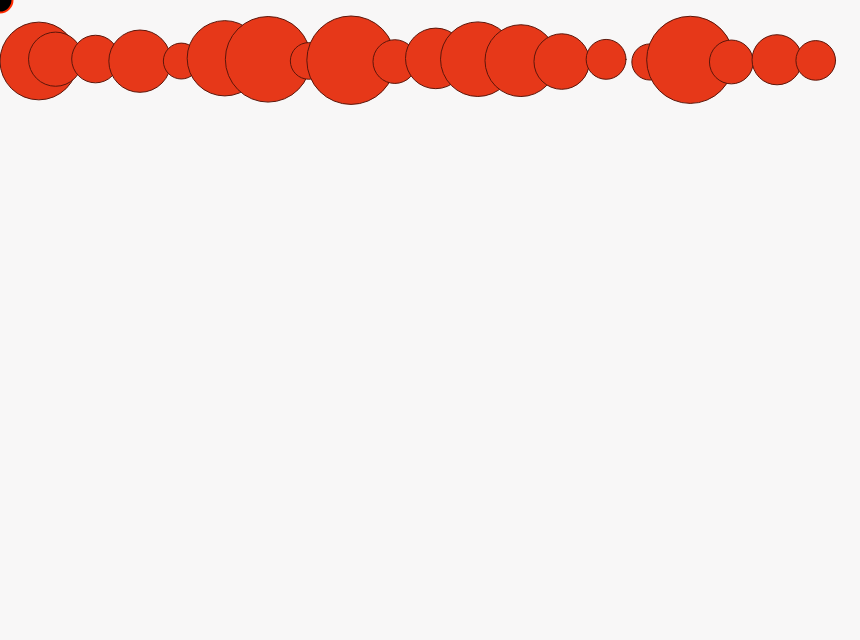
Frame 1 (no input)
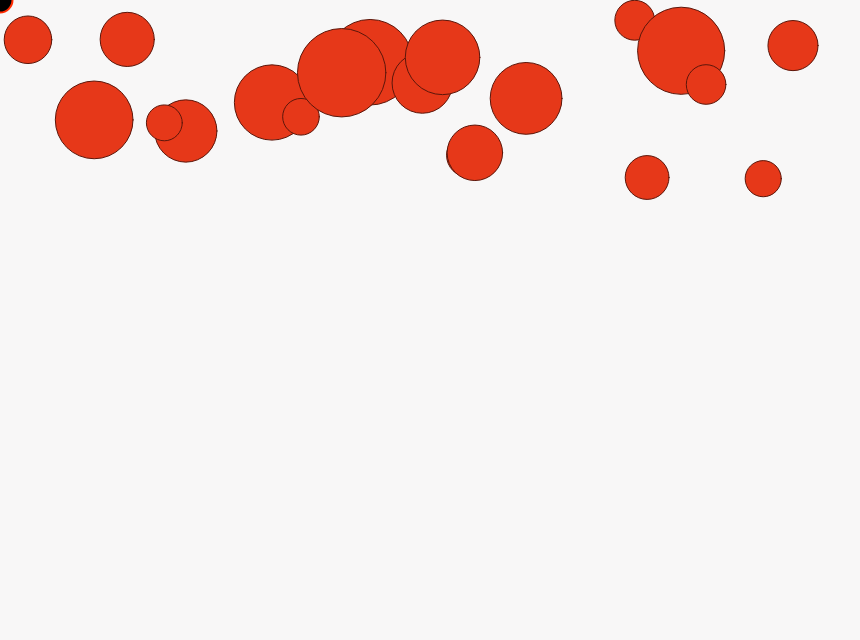
Frame 60 (no input)
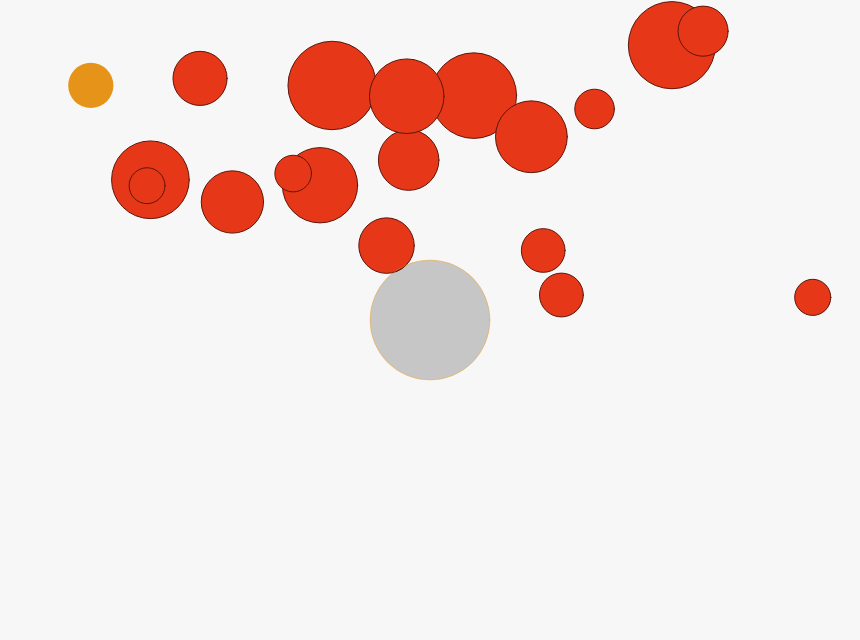
Frame 120 (the mouse pressed at the canvas centre since frame 60)

The p5.js sketch that drew these frames (run headless with seeded random() and noise() and a simulated clock; from frame 60 on, the mouse is pressed at the canvas centre):

// p5.js sketch
// ── sketch.js
let movers = [];
let crsr;
const crsrActionRad = 120;

function setup() {
  createCanvas(860, 640);
  colorMode(HSL);
  crsr = new Cursor(crsrActionRad);

  const many = 20;
  const maxRad = 6;
  const d = (width - 2 * maxRad) / many;
  for (let i = 0; i < many; i++) {
    const m = new Mover(d * i + maxRad * 2, 60, random(2, maxRad));
    m.velocity = createVector(random(-2, 2), random(-2, 2));
    m.setBounce(true);
    movers[i] = m;
  }
}

function mousePressed() {
  movers.forEach((m) => {
    if (isCovered(m)) {
      m.setCaught(true);
    }
  });
}

function mouseReleased() {
  movers.forEach((m) => m.setCaught(false));
}

const isCovered = (mover) =>
  p5.Vector.sub(mover.position, crsr.position).mag() + mover.r < crsrActionRad;

function draw() {
  background(52, 2, 97);

  crsr.update();

  movers.forEach((m) => {
    if (m.caught && isCovered(m)) {
      if (crsr.velocity.mag() > 0) {
        m.velocity = crsr.velocity.copy().mult(1);
      } else {
        const v = m.velocity.copy().normalize().mult(-1);
        const friction = v.mult(1.9);
        m.applyForce(friction);
      }
    }

    m.update();
    m.display();
  });

  crsr.display();
}

// ── cursor.js
class Cursor {
  constructor(actionRad = 150) {
    this.update();
    this.actionRad = actionRad;
  }

  update() {
    this.oldPos = this.pos || createVector(mouseX, mouseY);
    this.pos = createVector(mouseX, mouseY);
    this.velocity = this.pos.copy().sub(this.oldPos);
  }

  get position() {
    return this.pos.copy();
  }

  display() {
    if (mouseIsPressed) {
      strokeWeight(1);
      stroke("hsla(37, 100%, 50%, 0.4)");
      fill(color("hsla(0, 0%, 0%, 0.2)"));
      ellipse(mouseX, mouseY, this.actionRad, this.actionRad);
    } else {
      strokeWeight(2);
      stroke(10, 100, 50);
      fill(0);
      ellipse(mouseX, mouseY, 25, 25);
    }
  }
}

// ── mover.js
class Mover {
  constructor(x, y, mass, hue = 36) {
    this.mass = mass;
    this.r = mass * 8;
    this.hue = hue;
    this.strokeHue = floor(hue / 4);
    this.position = createVector(x, y);
    this.velocity = createVector(0, 0);
    this.acceleration = createVector(0, 0);
    this.bounce = false;
    this.bounceLossFactor = 0.8;
    this.caught = false;
  }

  setBounce(doIt) {
    this.bounce = doIt;
  }

  setCaught(c) {
    this.caught = c;
  }

  applyForce(f) {
    let force = p5.Vector.div(f, this.mass);
    this.acceleration.add(force);
  }

  update() {
    this.velocity.add(this.acceleration);
    this.position.add(this.velocity);

    // reset
    this.acceleration.mult(0);

    if (this.bounce) {
      this.checkBounce();
    }

    if (this.cycleEstate) {
      this.checkCycleEstate();
    }
  }

  display() {
    if (this.caught) {
      fill(this.hue, 80, 50);
      noStroke();
      ellipse(
        this.position.x,
        this.position.y,
        this.r * 2 * 0.95,
        this.r * 2 * 0.95
      );
    } else {
      stroke(this.strokeHue, 80, 20);
      fill(this.strokeHue, 80, 50);
      strokeWeight(1);
      ellipse(this.position.x, this.position.y, this.r * 2, this.r * 2);
    }
  }

  checkBounce() {
    if (this.position.x + this.r > width || this.position.x - this.r < 0) {
      this.velocity.x = this.velocity.x * -1 * this.bounceLossFactor;
    }
    if (this.position.y + this.r > height || this.position.y - this.r < 0) {
      this.velocity.y = this.velocity.y * -1 * this.bounceLossFactor;
    }

    this.position.x = constrain(this.position.x, this.r, width - this.r);
    this.position.y = constrain(this.position.y, this.r, height - this.r);
  }
}
